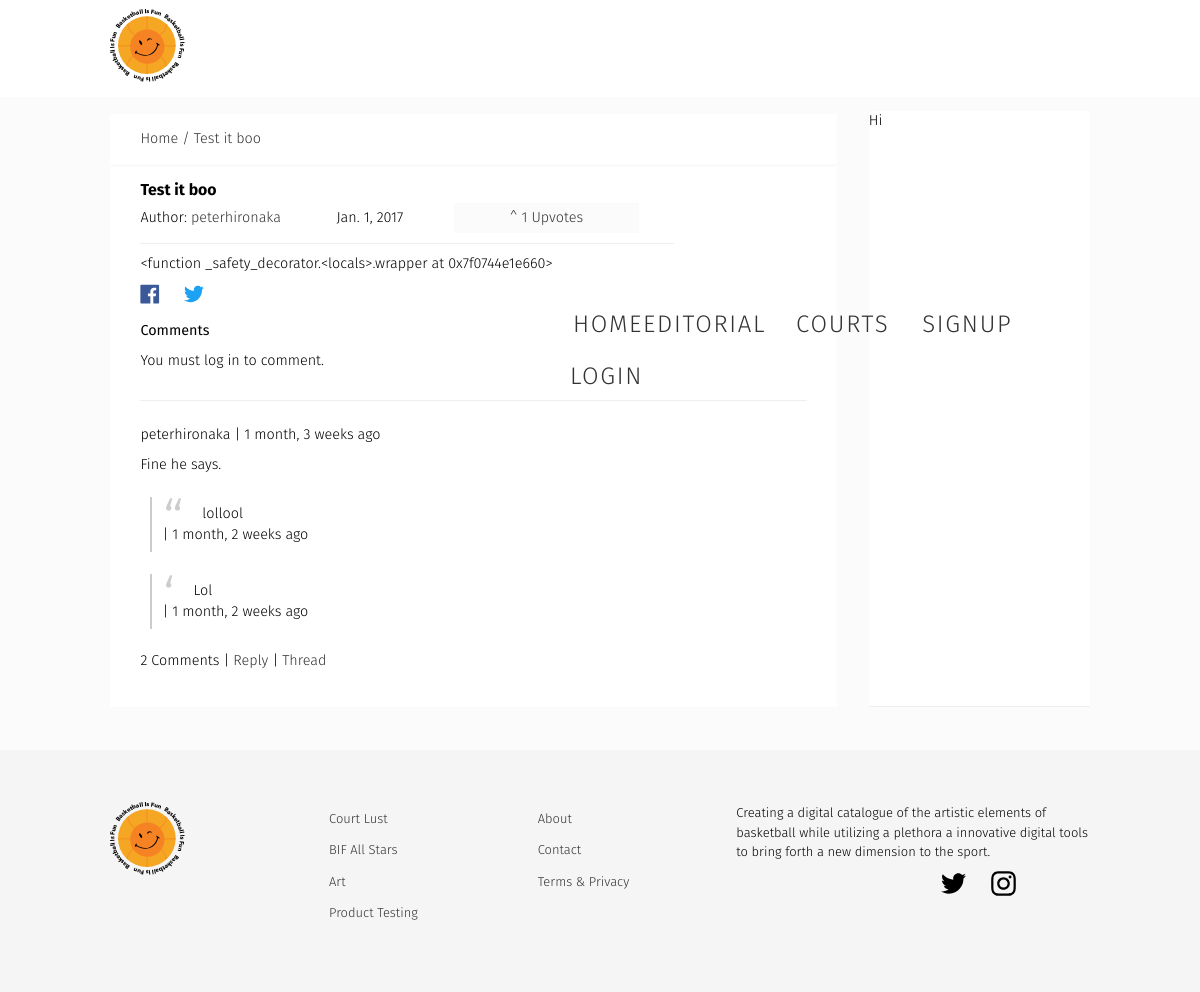
The page /forum/test-it-boo/ on the database as committed earlier.
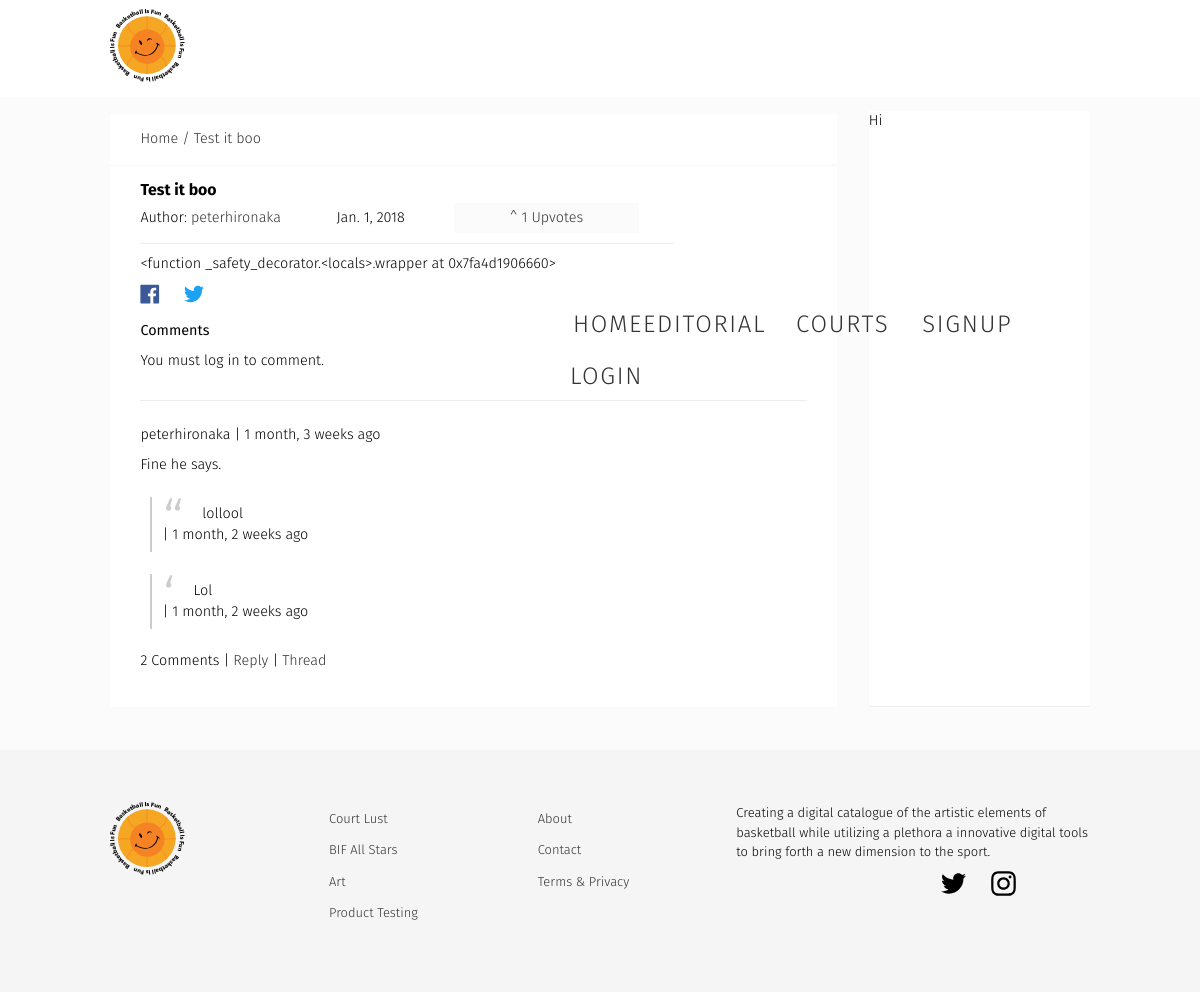
The same page on the database as committed later.
### forum/models.py (models this page shows, shortened)
class Forum(models.Model):
    user = models.ForeignKey(settings.AUTH_USER_MODEL, default=1)
    title = models.CharField(max_length=120)
    slug = models.SlugField(unique=True)
    height_field = models.IntegerField(default=0)
    width_field = models.IntegerField(default=0)
    content = models.TextField()
    likes = models.ManyToManyField(settings.AUTH_USER_MODEL, blank=True, related_name='forum_likes')
    draft = models.BooleanField(default=False)
    publish = models.DateField(auto_now=False, auto_now_add=False)
    updated = models.DateTimeField(auto_now=True, auto_now_add=False)
    timestamp = models.DateTimeField(auto_now=False, auto_now_add=True)
    objects = ForumManager()
    def get_absolute_url(self):
        return reverse("forum:detail", kwargs={"slug": self.slug})
    def get_like_url(self):
        return reverse("forum:like-toggle", kwargs={"slug": self.slug})
    def get_api_like_url(self):
        return reverse("forum:like-api-toggle", kwargs={"slug": self.slug})
    class Meta:
        ordering = ["-timestamp", "-updated"]
    def get_markdown(self):
        content = self.content
        markdown_text = markdown(content)
        return mark_safe(markdown_text)
    @property
    def comments(self):
        instance = self
        qs = Comment.objects.filter_by_instance(instance)
        return qs
    @property
    def get_content_type(self):
        instance = self
        content_type = ContentType.objects.get_for_model(instance.__class__)
        return content_type

### forum/views.py (the view, shortened to what this page needs)
# urls.py: url(r'^forum/(?P<slug>[\w-]+)/$', forum_detail, name='detail'),
def forum_detail(request, slug=None):
	instance = get_object_or_404(Forum, slug=slug)
	if instance.publish > timezone.now().date() or instance.draft:
		if not request.user:
			raise Http404
	share_string = quote_plus(instance.content)
	initial_data = {
			"content_type": instance.get_content_type,
			"object_id": instance.id
	}
	form = CommentForm(request.POST or None, initial=initial_data)
	comments = instance.comments
	context = {
		"title": instance.title,
		"instance": instance,
		"share_string": share_string,
		"comments": comments,
		"comment_form":form,
	}
	return render(request, "forum_detail.html", context)

### comments/models.py (called while the page is built)
    def filter_by_instance(self, instance):
        content_type = ContentType.objects.get_for_model(instance.__class__)
        obj_id = instance.id
        qs = super(CommentManager, self).filter(content_type=content_type, object_id= obj_id).filter(parent=None)
        return qs

    def get_absolute_url(self):
        return reverse("comments:thread", kwargs={"id": self.id})

    def children(self): #replies
        return Comment.objects.filter(parent=self)

### posts/templatetags/urlify.py (called while the page is built)
@register.filter
def urlify(value):
	return quote_plus(value)

### templates/forum_detail.html (shortened to what this page needs)
{% extends "base.html" %}
{% load urlify %}
{% load crispy_forms_tags %}
{% block post_detail_link %}
<div class="forum-content--detail">
    <ol class="breadcrumb">
        <li ><a href='{% url "forum:list" %}'>Home /</a> </li>
        <li><a href='{{ instance.get_absolute_url }}'> {{instance.title}} </a></li>
    </ol>
{% endblock  %}
{% block content %}
<div class="forum-content--post">
<h3>{{ title }} <small>{% if instance.draft %}<span style='color:red;'>Draft</span> {% endif %}</small></h3>
<div class="caption">
<p>Author: <a href="/profiles/{{ instance.user }}">{{ instance.user }}</a></p>
<p>{{ instance.publish }}</p>
<a class='like-btn' data-href='{{ instance.get_api_like_url }}' data-likes='{{ instance.likes.count }}' href='{{ instance.get_like_url }}'> ^ {{ instance.likes.count }} Upvotes</a>
    </div>
   <div class='post-detail-item'>{{ instance.get_markdown }}</div>
<a href="https://www.facebook.com/sharer/sharer.php?u={{ request.build_absolute_uri }}={{ share_string }}">
</a>
<a href="https://twitter.com/home?status={{ instance.content|truncatechars:80|urlify }}%20{{ request.build_absolute_uri }}={{ share_string }}">
</a>
    <div>
        <p class='lead'>Comments</p>
        {% if request.user.is_authenticated %}
        <form method="POST" action="."> {% csrf_token %}
            {{ comment_form|crispy }}
            <input type='submit' value='Post comment' class='search-button'>
        </form>
        {% else %}
        <p>You must log in to comment.</p>
        {% endif %}
        {% for comment in comments %}
        <div class="forum-content--comments">
          <p> {{ comment.user }} | {{ comment.timestamp|timesince }} ago  </p>
          <p>{{ comment.content }}</p>
           {% for child_comment in comment.children %}
                <blockquote>
                <p>{{ child_comment.content }}</p>
                <div> | {{ child_comment.timestamp|timesince }} ago</div>
                </blockquote>
             {% endfor %}
          <div> {% if comment.children.count > 0 %}{{ comment.children.count }} Comment{% if comment.children.count > 1 %}s{% endif %} | {% endif %} <a class='comment-reply-btn' href='#'>Reply</a> | <a class='' href='{{ comment.get_absolute_url }}'>Thread</a></div>
        </div>
        {% endfor %}
    </div>
</div>
</div>
<aside>
    Hi
</aside>
{% endblock content %}

Rows that differ between the two databases and show on the page:
changed Forum "Test it boo": publish "Jan. 1, 2017" → "Jan. 1, 2018"; get_markdown "<function _safety_decorator.<locals>.wrapper at 0x7f0744e1e660>" → "<function _safety_decorator.<locals>.wrapper at 0x7fa4d1906660>"
